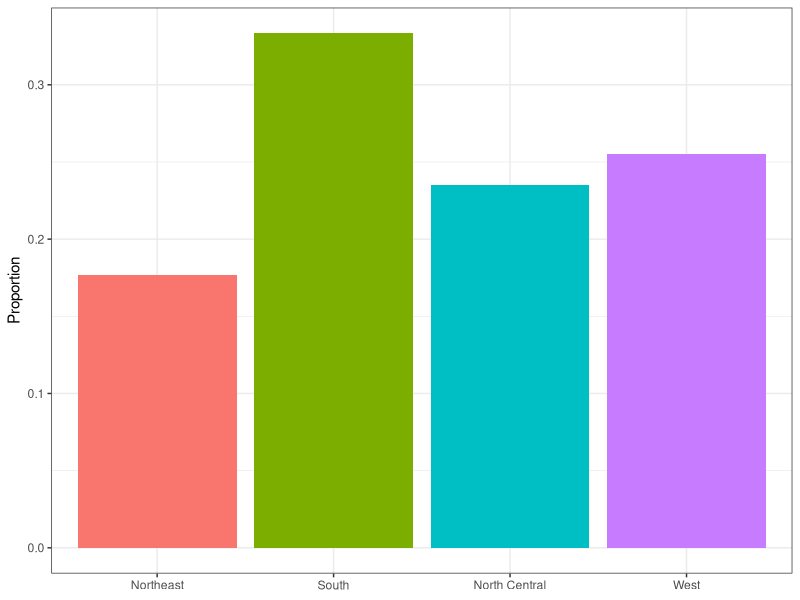
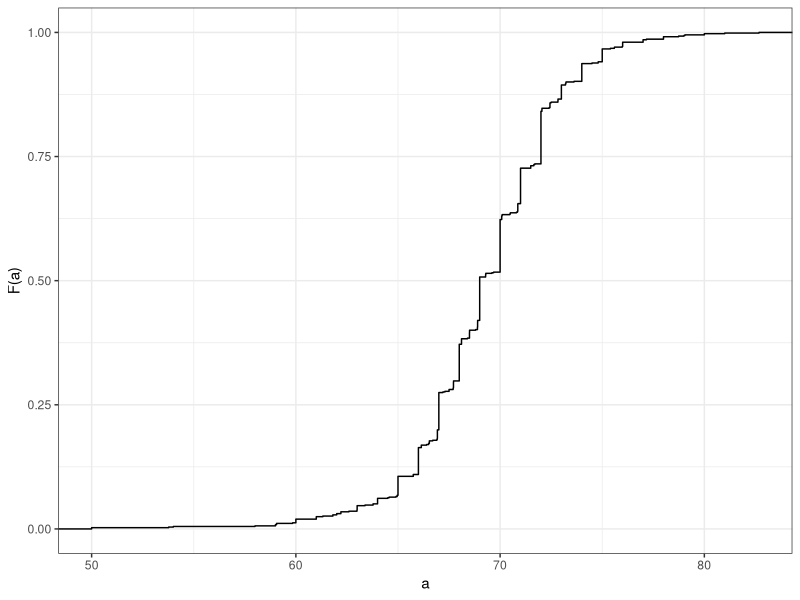
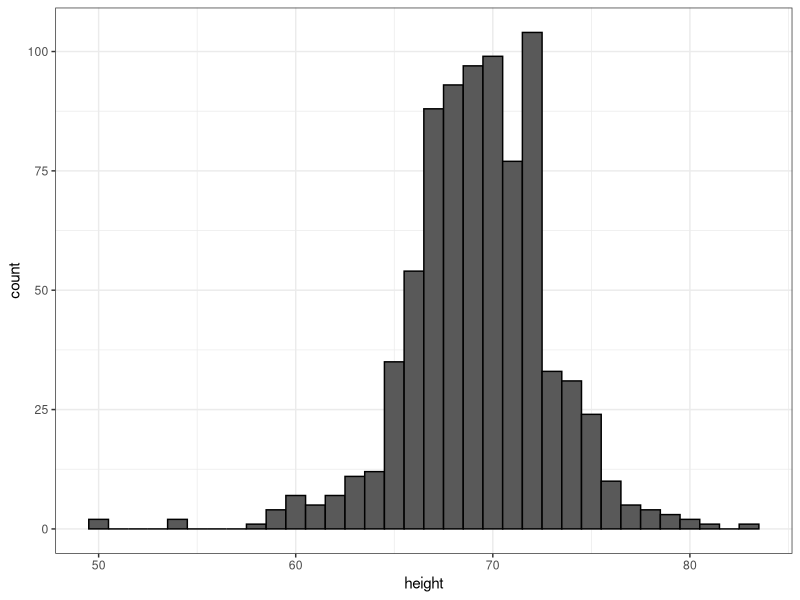
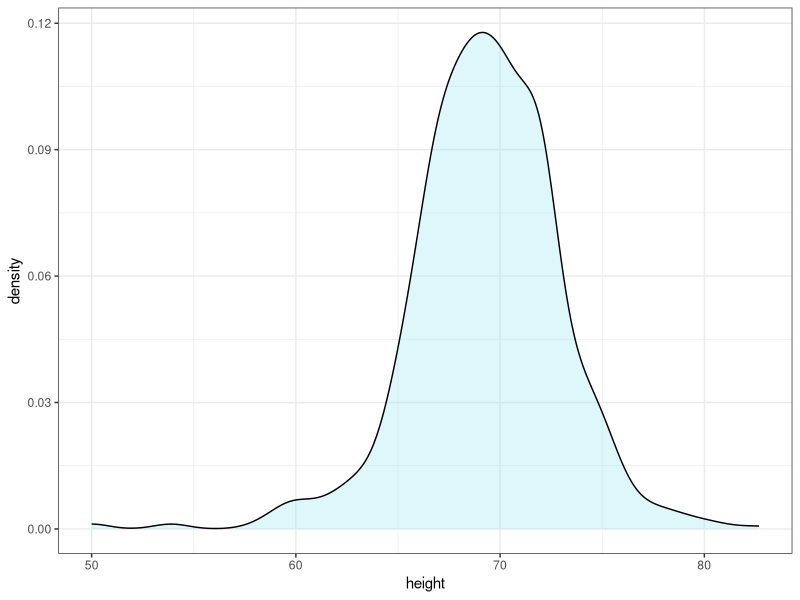
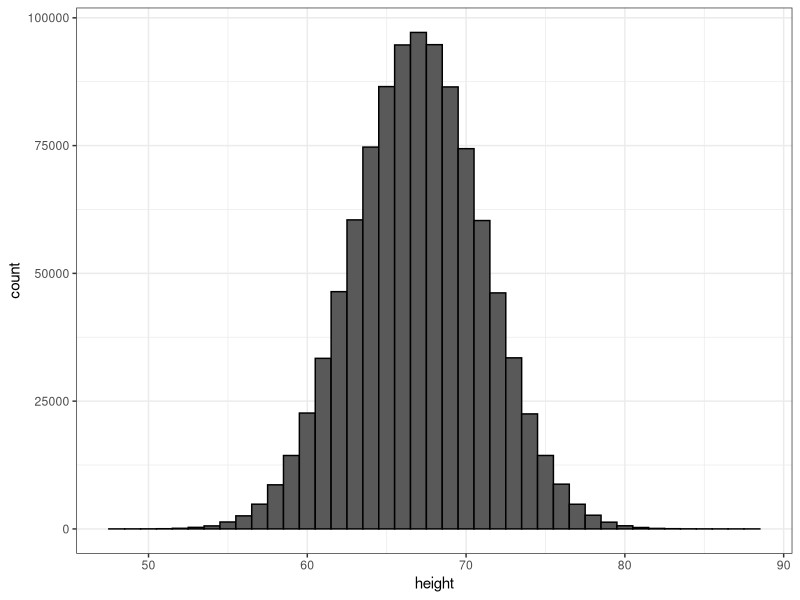
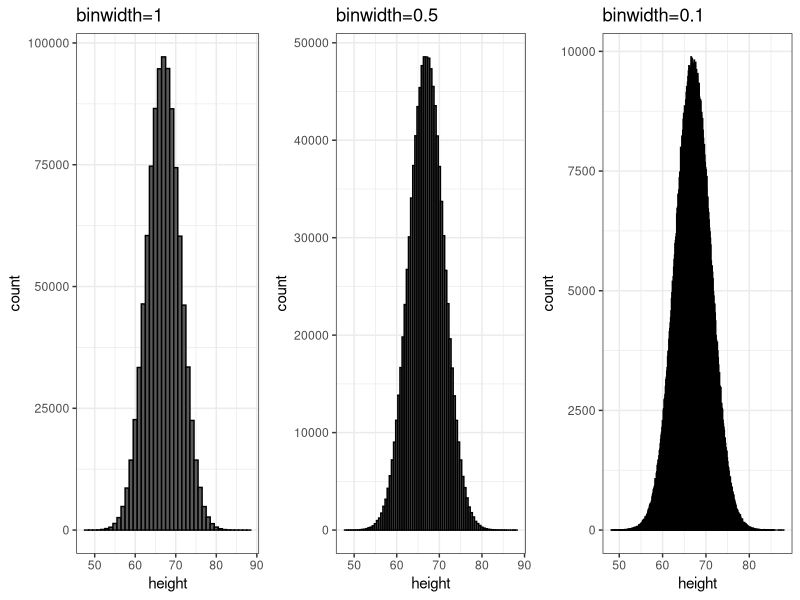
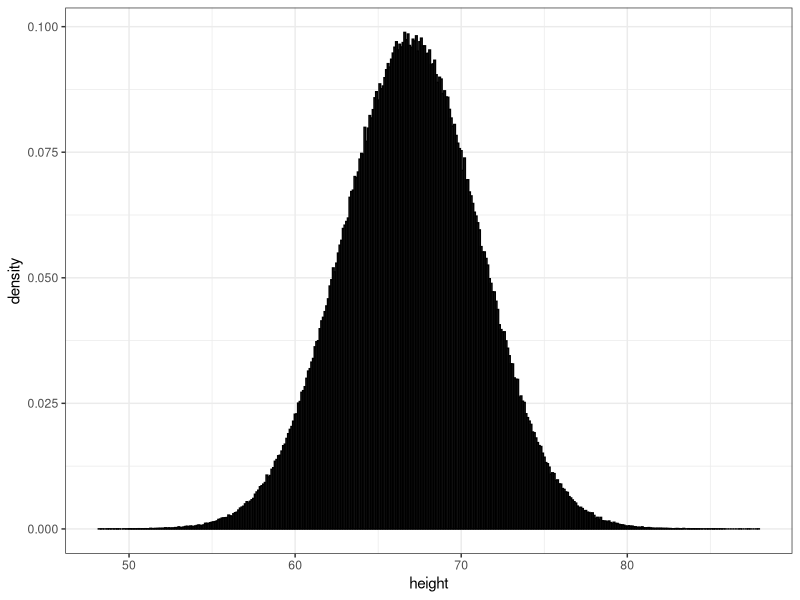
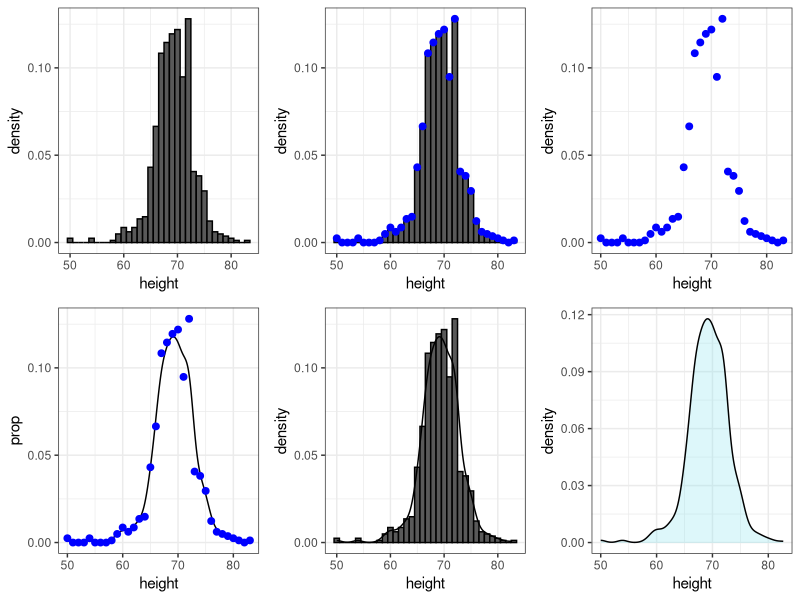

Write R code to recreate these figures, in order.
## ---- chunk 1
knitr::opts_chunk$set(error = TRUE, echo = TRUE, fig.width = 5, fig.height = 3, fig.align = 'center')
options(digits = 3)
## ---- chunk 2
library(tidyverse)
library(dslabs)
data(heights)
## ---- chunk 3
freq <- table(heights$sex)
prop.table(freq)
## ---- chunk 4
data(murders)
murders %>% group_by(region) %>% count() %>% ungroup %>% mutate(Proportion = n/sum(n)) %>% ggplot(aes(region, Proportion, fill = region)) + geom_bar(stat = 'identity', show.legend = F) + xlab(NULL) + theme_bw()
## ---- chunk 5
heights %>% filter(sex == 'Male') %>% ggplot(aes(height)) + stat_ecdf() + xlab("a") + ylab("F(a)") + theme_bw()
## ---- chunk 6
heights %>% filter(sex == 'Male') %>% ggplot(aes(height)) + geom_histogram(binwidth = 1, closed = "right", col = "black") + theme_bw()
## ---- chunk 7
heights %>% filter(sex == "Male") %>% ggplot(aes(height)) + geom_density(fill = 'cadetblue2', alpha = 0.3) + theme_bw()
## ---- chunk 8
x <- rnorm(1000000, 67, sd(heights$height))
data.frame(height = x) %>% ggplot(aes(height)) + geom_histogram(binwidth = 1, col = "black") + theme_bw()
## ---- chunk 9
library(gridExtra)
a <- data.frame(height = x) %>% ggplot(aes(height)) + geom_histogram(binwidth = 1, col = "black") + ggtitle("binwidth=1") + theme_bw()
b <- data.frame(height = x) %>% ggplot(aes(height)) + geom_histogram(binwidth = 0.5, col = "black") + ggtitle("binwidth=0.5") + theme_bw()
c <- data.frame(height = x) %>% ggplot(aes(height)) + geom_histogram(binwidth = 0.1, col = "black") + ggtitle("binwidth=0.1") + theme_bw()
grid.arrange(a,b,c,ncol = 3)
## ---- chunk 10
data.frame(height = x) %>% ggplot(aes(height, ..density..)) + geom_histogram(binwidth = 0.1, col = "black") + theme_bw()
## ---- chunk 11
a <- heights %>% filter(sex == 'Male') %>% ggplot(aes(height, ..density..)) + geom_histogram(binwidth = 1, closed = "right", col = "black") + theme_bw()
midpoint <- function(range){
  str_extract_all(range, '\\d+[.]\\d') %>% unlist %>% as.numeric %>% mean
}
df <- heights %>% filter(sex == 'Male') %>% mutate(range = cut_width(height, width = 1)) %>% group_by(range) %>% count() %>% ungroup() %>% mutate(prop = n/sum(n), midpoint = sapply(range, midpoint))
df2 <- data.frame(midpoint = 50:83) %>% mutate(prop = ifelse(midpoint %in% df$midpoint, NA, 0))
b <- a + geom_point(data = df, aes(midpoint, prop), col = "blue", size = 2) + geom_point(data = df2, aes(midpoint, prop), col = "blue", size = 2)
c <- ggplot() + geom_point(data = df, aes(midpoint, prop), col = "blue", size = 2) + geom_point(data = df2, aes(midpoint, prop), col = "blue", size = 2) + xlab("height") + ylab("density") + theme_bw()
d <- heights %>% filter(sex == "Male") %>% ggplot(aes(height)) + geom_density() + theme_bw() + geom_point(data = df, aes(midpoint, prop), col = "blue", size = 2) + geom_point(data = df2, aes(midpoint, prop), col = "blue", size = 2) + theme_bw()
e <- a + geom_density()
f <- heights %>% filter(sex == "Male") %>% ggplot(aes(height)) + geom_density(fill = 'cadetblue2', alpha = 0.3) + theme_bw()
grid.arrange(a,b,c,d,e,f, nrow = 2, ncol = 3)
## ---- chunk 12
a <- heights %>% filter(sex == 'Male') %>% ggplot(aes(height, ..density..)) + geom_histogram(binwidth = 1, closed = "right", alpha = 0.5) + geom_density(adjust = 0.5) + theme_bw()
b <- heights %>% filter(sex == 'Male') %>% ggplot(aes(height, ..density..)) + geom_histogram(binwidth = 1, closed = "right", alpha = 0.5) + geom_density() + theme_bw()
grid.arrange(a,b, nrow=1)
## ---- chunk 13
dens <- heights %>% filter(sex == "Male") %>% .$height %>% density()
area <- data.frame(height = dens[["x"]][between(dens[["x"]],65,68)], density = dens[["y"]][between(dens[["x"]],65,68)])
heights %>% filter(sex == "Male") %>% ggplot(aes(height)) + geom_density() + theme_bw() + geom_area(data = area, aes(x = height, y = density), fill = 'cadetblue2', alpha = 0.3)
## ---- chunk 14
heights %>% filter(sex == "Male") %>% ggplot(aes(height)) + geom_density(fill = 'cadetblue2', alpha = 0.3) + theme_bw()
## ---- chunk 15
heights %>% ggplot(aes(height, fill = sex)) + geom_density(alpha = 0.2) + theme_bw()
## ---- chunk 16
murders %>% ggplot(aes(reorder(region, region, length), ..count../sum(..count..), fill = region)) + geom_bar(show.legend = F) + xlab('region') + ylab('prop') + theme_bw()
## ---- chunk 17
murders %>% count(region) %>% mutate(prop = n/sum(n)) %>% filter(region == "North Central")
## ---- chunk 18
heights %>% filter(sex == 'Male') %>% ggplot(aes(height)) + stat_ecdf() + xlab("a") + ylab("F(a)") + theme_bw()
## ---- chunk 19
murders %>% mutate(rate = total/population*100000) %>% ggplot(aes(rate)) + stat_ecdf() + xlab("a") + ylab("F(a)") + theme_bw()
## ---- chunk 20
murders %>% mutate(rate = total/population*100000) %>% summarise(ans = mean(rate > 10))
## ---- chunk 21
murders %>% mutate(rate = total/population*100000) %>% 
  filter(rate >= 5) %>% count(name = "exception")
## ---- chunk 22
heights %>% filter(sex == 'Male') %>% ggplot(aes(height)) + geom_histogram(binwidth = 1, closed = "right", col = "black") + theme_bw()
## ---- chunk 23
heights %>% filter(sex == 'Male') %>% summarise(ans = sum(between(height, 63.5, 65.5)))
## ---- chunk 24
heights %>% filter(sex == 'Male') %>% summarise(ans = mean(height < 60))
## ---- chunk 25
murders %>% mutate(pop_in_millions = population/1000000) %>% ggplot(aes(pop_in_millions)) + geom_density(fill = "gray") + theme_bw() + scale_x_continuous(trans = "log2", breaks = c(1, 3, 10, 30)) + xlab("Population in millions")
## ---- chunk 26
murders %>% mutate(pop_in_millions = population/1000000) %>% 
  summarize(ans = mean(pop_in_millions > 10))
## ---- chunk 27
p1 <- murders %>% mutate(pop_in_millions = population/1000000) %>% ggplot(aes(pop_in_millions)) + geom_density(fill = "gray", adjust = 3) + theme_bw() + scale_x_continuous(breaks = c(10, 20, 30)) + xlab("Population in millions") + ggtitle("1")
p2 <- murders %>% mutate(pop_in_millions = population/1000000) %>% ggplot(aes(pop_in_millions)) + geom_density(fill = "gray", adjust = 0.27) + theme_bw() + scale_x_continuous(trans = "log2", breaks = c(1, 3, 10, 30)) + xlab("Population in millions") + ggtitle("2")
p3 <- murders %>% mutate(pop_in_millions = population/1000000) %>% ggplot(aes(pop_in_millions)) + geom_density(fill = "gray", adjust = 5) + theme_bw() + scale_x_continuous(trans = "log2", breaks = c(1, 3, 10, 30)) + xlab("Population in millions") + ggtitle("3")
grid.arrange(p1,p2,p3, ncol = 2)
## ---- chunk 28
ggplot(tibble(x=c(-4,4)), aes(x)) + stat_function(fun = dnorm) + ylab('density') + theme_bw()
## ---- chunk 29
m <- sum(x) / length(x)
## ---- chunk 30
s <- sqrt(sum((x-m)^2) / length(x))
## ---- chunk 31
index <- heights$sex == "Male"
x <- heights$height[index]
## ---- chunk 32
m <- mean(x)
s <- sd(x)
c(average = m, sd = s)
## ---- chunk 33
heights %>% filter(sex == 'Male') %>% ggplot(aes(height)) + geom_density(fill = 'dodgerblue') + stat_function(data = tibble(x = c(55, 83.5)), aes(x), fun = dnorm, args = c(69.3, 3.6), size = 1.2) + theme_bw()
## ---- chunk 34
z <- scale(x)
## ---- chunk 35
mean(abs(z) < 2)
## ---- chunk 36
pnorm(-1.96)
## ---- chunk 37
qnorm(0.975)
## ---- chunk 38
qnorm(0.975, mean = 5, sd = 2)
## ---- chunk 39
mean(x <= 69.5)
## ---- chunk 40
p <- seq(0.05, 0.95, 0.05)
## ---- chunk 41
sample_quantiles <- quantile(x, p)
## ---- chunk 42
theoretical_quantiles <- qnorm(p, mean = mean(x), sd = sd(x))
## ---- chunk 43
qplot(theoretical_quantiles, sample_quantiles) + geom_abline()
## ---- chunk 44
sample_quantiles <- quantile(z, p)
theoretical_quantiles <- qnorm(p) 
qplot(theoretical_quantiles, sample_quantiles) + geom_abline()
## ---- chunk 45
heights %>% filter(sex == "Male") %>%
  ggplot(aes(sample = scale(height))) + 
  geom_qq() +
  geom_abline()
## ---- chunk 46
a <- murders %>% mutate(rate = total/population*100000) %>% ggplot(aes(rate)) + geom_histogram(binwidth = 1) + ggtitle("Histogram") + theme_bw()
params <- murders %>% mutate(rate = total/population*100000) %>% summarize(avg = mean(rate), sd = sd(rate))
b <- murders %>% mutate(rate = total/population*100000) %>% ggplot(aes(sample = rate)) + geom_qq(dparams = c(params$avg, params$sd)) + geom_abline() + ggtitle("QQ-plot") + theme_bw()
grid.arrange(a,b, nrow = 1)
## ---- chunk 47
murders %>% mutate(rate = total/population*100000) %>% ggplot(aes(y= rate)) + geom_boxplot() + theme_bw() + scale_x_continuous(breaks = 0, label = NULL,expand = c(2,0))
## ---- chunk 48
heights %>% ggplot(aes(sex, height, fill = sex)) + geom_boxplot() + theme_bw()
## ---- chunk 49
a <- heights %>% filter(sex == 'Female') %>% ggplot(aes(height, fill = sex)) + geom_density(show.legend = F) + theme_bw()
b <- heights %>% filter(sex == 'Female') %>% ggplot(aes(sample = scale(height))) + geom_qq() + ylab("Standard Units") + geom_abline() + theme_bw()
grid.arrange(a,b, nrow = 1)
## ---- chunk 50
heights %>% filter(sex == "Female") %>% 
  top_n(5, desc(height)) %>%
  pull(height)
## ---- chunk 51
library(dslabs)
data(heights)
male <- heights$height[heights$sex == "Male"]
female <- heights$height[heights$sex == "Female"]
## ---- chunk 52
c(Male = length(male), Female = length(female))
## ---- chunk 53
heights %>% group_by(sex) %>% 
  summarize(percentile = quantile(height, seq(0.1, 0.9, 0.2))) %>% 
  ungroup %>% mutate(percent = names(percentile)) %>% spread(sex, percentile)
## ---- chunk 54
gapminder %>% filter(!is.na(population)&year == "2010") %>% mutate(pop_in_millions = population/10^6) %>% ggplot(aes(continent, pop_in_millions)) + geom_boxplot() + ylab("Population in millions") + scale_y_continuous(breaks = c(1, 10, 100, 1000), trans = "log10") + theme_bw()
## ---- chunk 55
library(dslabs)
data(heights)
x <- heights$height[heights$sex=="Male"]
## ---- chunk 56
mean(x>69&x<=72)
## ---- chunk 57
pnorm(72, mean(x), sd(x)) - pnorm(69, mean(x), sd(x))
## ---- chunk 58
actual <- mean(x>79 & x<=81)
approximation <- pnorm(81, mean(x), sd(x)) - pnorm(79, mean(x), sd(x))
actual/approximation
## ---- chunk 59
sevenfooters <- 1 - pnorm(7*12, 69, 3)
sevenfooters
## ---- chunk 60
10^9*sevenfooters
## ---- chunk 61
10/(10^9*sevenfooters)
## ---- chunk 62
james <- 1 - pnorm(6*12+8, 69, 3)
150/(10^9*james)
## ---- chunk 63
murders %>% ggplot(aes(region)) + geom_bar()
## ---- chunk 64
data(murders)
tab <- murders %>% 
  count(region) %>% 
  mutate(proportion = n/sum(n))
tab
## ---- chunk 65
tab %>% ggplot(aes(region, proportion)) + geom_bar(stat = "identity")
## ---- chunk 66
heights %>% 
  filter(sex == "Female") %>% 
  ggplot(aes(height)) + 
  geom_histogram()
## ---- chunk 67
heights %>% 
  filter(sex == "Female") %>% 
  ggplot(aes(height)) + 
  geom_histogram(binwidth = 1)
## ---- chunk 68
heights %>% 
  filter(sex == "Female") %>% 
  ggplot(aes(height)) +
  geom_histogram(binwidth = 1, fill = "blue", col = "black") +
  xlab("Male heights in inches") + 
  ggtitle("Histogram")
## ---- chunk 69
heights %>% 
  filter(sex == "Female") %>%
  ggplot(aes(height)) +
  geom_density()
## ---- chunk 70
heights %>% 
  filter(sex == "Female") %>%
  ggplot(aes(height)) +
  geom_density(fill="blue")
## ---- chunk 71
heights %>% 
  filter(sex == "Female") %>% ggplot(aes(height)) + 
  geom_density(fill="blue", adjust = 2)
## ---- chunk 72
heights %>% ggplot(aes(sex, height)) + geom_boxplot() + theme_bw()
## ---- chunk 73
heights %>% filter(sex=="Male") %>%
  ggplot(aes(sample = height)) +
  geom_qq()
## ---- chunk 74
params <- heights %>% filter(sex=="Male") %>%
  summarize(mean = mean(height), sd = sd(height))

heights %>% filter(sex=="Male") %>%
  ggplot(aes(sample = height)) +
  geom_qq(dparams = params) +
  geom_abline()
## ---- chunk 75
heights %>% 
  filter(sex=="Male") %>%
  ggplot(aes(sample = scale(height))) + 
  geom_qq() +
  geom_abline()
## ---- chunk 76
x <- expand.grid(x = 1:12, y = 1:10) %>% 
  mutate(z = 1:120)
## ---- chunk 77
x %>% ggplot(aes(x, y, fill = z)) + 
  geom_raster() + 
  scale_fill_gradientn(colors =  terrain.colors(10))
## ---- chunk 78
x <- heights %>% 
  filter(sex=="Male") %>% 
  pull(height)
## ---- chunk 79
qplot(x)
## ---- chunk 80
qplot(sample = scale(x)) + geom_abline()
## ---- chunk 81
heights %>% qplot(sex, height, data = .)
## ---- chunk 82
heights %>% qplot(sex, height, data = ., geom = "boxplot")
## ---- chunk 83
qplot(x, geom = "density")
## ---- chunk 84
qplot(x, bins=15, color = I("black"), xlab = "Population")
## ---- chunk 85
p <- heights %>% ggplot(aes(height))
## ---- chunk 86
p + geom_histogram()
## ---- chunk 87
p + geom_histogram(binwidth = 1)
## ---- chunk 88
heights %>% ggplot(aes(height)) + geom_density()
## ---- chunk 89
heights %>% ggplot(aes(height, group = sex)) + geom_density()
## ---- chunk 90
heights %>% ggplot(aes(height, color = sex)) + geom_density()
## ---- chunk 91
heights %>% 
  ggplot(aes(height, fill = sex)) + 
  geom_density() 
## ---- chunk 92
heights %>% 
  ggplot(aes(height, fill = sex)) + 
  geom_density(alpha = 0.2) 
